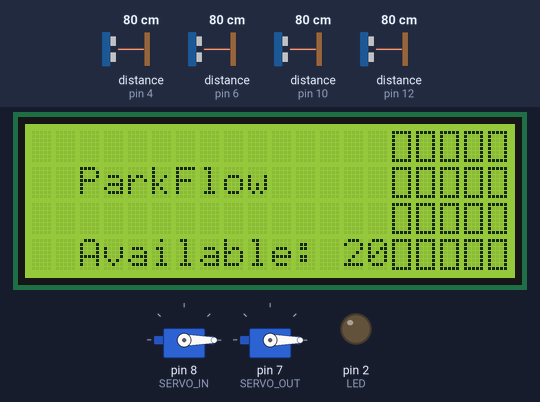
Bench run of a sketch on a simulated Arduino Uno, built with avr-gcc and run on an emulated ATmega328P. Parts: 2 × servo, 20×4 character LCD, output pins drawn as LEDs (lit = HIGH). Wiring (inferred from the names in the program): 2 × ultrasonic range finder: trigger pin 3, echo pin 4 / trigger pin 9, echo pin 10. Inputs (shaded band) come from the test bench; at power-on: distance to the obstacle (sensors on pin 10, pin 4, pin 6, pin 12) 80 cm. The echo pulse lasts 58.3 µs per cm; pins used as bus, display or sensor lines are not drawn.

Above: at 1.3 s.
1.4 s: distance to the obstacle (sensor on pin 10) set to 33 cm
2.9 s: distance to the obstacle (sensor on pin 10) set to 27 cm
At 3.8 s:
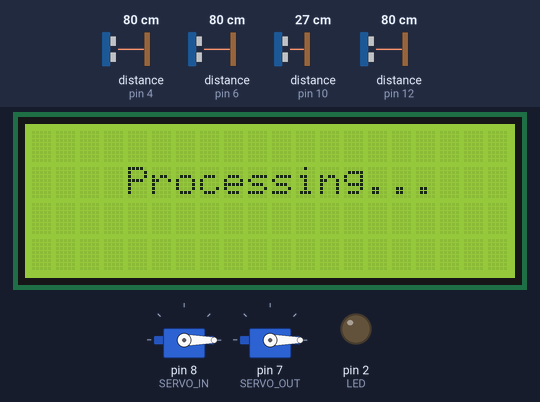
At 5.4 s:
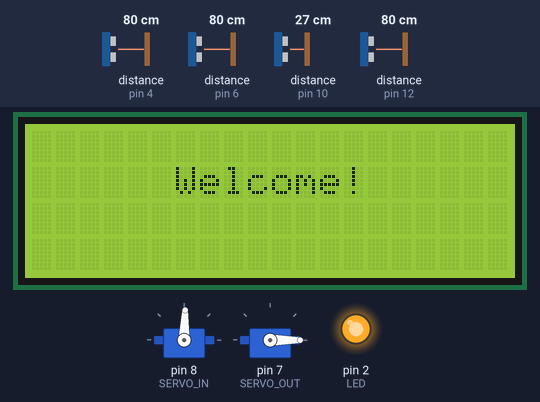
5.9 s: distance to the obstacle (sensor on pin 4) set to 32 cm
7.4 s: distance to the obstacle (sensor on pin 4) set to 28 cm
At 9.1 s:
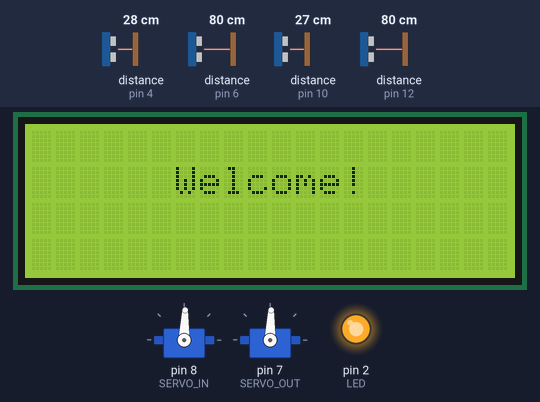
At 10.9 s:
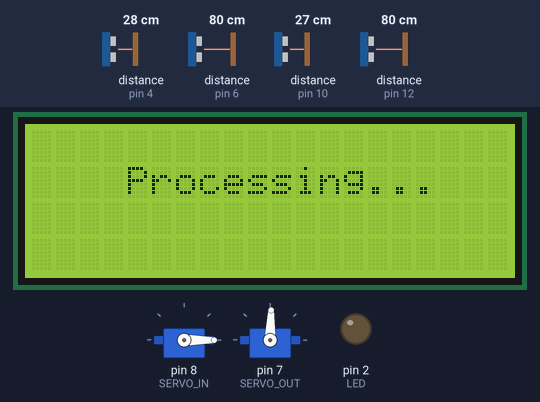
12.9 s: distance to the obstacle (sensor on pin 4) set to 35 cm
14.4 s: distance to the obstacle (sensor on pin 4) set to 120 cm
Timing chart, 0 to 18.4 s (numbered marks = the images above; inputs shaded):
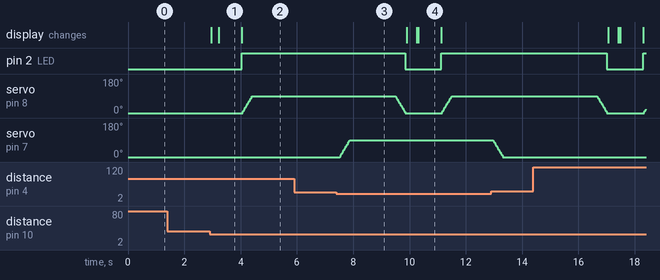

The sketch:

cleaned_up.ino
```cpp
#include <Wire.h>
#include <LiquidCrystal_I2C.h>
#include <string.h>
#include <Servo.h>

// Sensor pins
#define TRIGPIN_OUT_1 3
#define ECHOPIN_OUT_1 4
#define TRIGPIN_OUT_2 5
#define ECHOPIN_OUT_2 6
#define TRIGPIN_IN_1 9
#define ECHOPIN_IN_1 10
#define TRIGPIN_IN_2 11
#define ECHOPIN_IN_2 12

// Servo pins
#define SERVO_IN 8
#define SERVO_OUT 7

// Max space & LED
#define MAX_LOTS 20
#define LED 2

enum ParkingState {
  Idle,
  Active,
};

// Global Variables
ParkingState state_in = Idle;
ParkingState state_out = Idle;
LiquidCrystal_I2C lcd(0x27, 20, 4);

Servo servo_in;
Servo servo_out;

int curr_available = MAX_LOTS;
unsigned long entryTimeout = 0;
unsigned long exitTimeout = 0;

byte occupied[] = { B11111, B11111, B11111, B11111, B11111, B11111, B11111, B11111 };
byte empty[] = { B11111, B10001, B10001, B10001, B10001, B10001, B10001, B11111 };

void setup() {
  Serial.begin(115200);

  // Setup Servos
  servo_in.attach(SERVO_IN);
  servo_in.write(0);
  servo_out.attach(SERVO_OUT);
  servo_out.write(0);

  // Setup LCD
  lcd.init();
  lcd.clear();
  lcd.backlight();
  lcd.createChar(0, occupied);
  lcd.createChar(1, empty);
  printParking(MAX_LOTS - curr_available);

  // Setup Pins
  pinMode(TRIGPIN_IN_1, OUTPUT);
  pinMode(ECHOPIN_IN_1, INPUT);
  pinMode(TRIGPIN_IN_2, OUTPUT);
  pinMode(ECHOPIN_IN_2, INPUT);

  pinMode(TRIGPIN_OUT_1, OUTPUT);
  pinMode(ECHOPIN_OUT_1, INPUT);
  pinMode(TRIGPIN_OUT_2, OUTPUT);
  pinMode(ECHOPIN_OUT_2, INPUT);

  pinMode(LED, OUTPUT);
}

void loop() {
  handleEntry();
  handleExit();
}

// --- CORE LOGIC ---

void handleEntry() {
  switch (state_in) {
    case Idle:
      // If there is space and a car arrives at the entry gate
      if (curr_available > 0 && checkCar(TRIGPIN_IN_1, ECHOPIN_IN_1)) {
        state_in = Active;

        // Standalone simulation of processing/validation
        printProcessing();
        delay(800);
        textValid();

        digitalWrite(LED, HIGH);
        raiseBar(servo_in);
        entryTimeout = millis(); // Start timeout timer
      }
      // If the lot is full and a car arrives (Optional feedback)
      else if (curr_available == 0 && checkCar(TRIGPIN_IN_1, ECHOPIN_IN_1)) {
         textInvalid(); // Shows Invalid/Full
         delay(2000);
         printParking(MAX_LOTS - curr_available);
      }
      break;

    case Active:
      // If car passes through to the inside (Hits IN_2, clears IN_1)
      if (checkCar(TRIGPIN_IN_2, ECHOPIN_IN_2) && !checkCar(TRIGPIN_IN_1, ECHOPIN_IN_1)) {
        closeBar(servo_in);
        digitalWrite(LED, LOW);
        curr_available--;
        state_in = Idle;
        printParking(MAX_LOTS - curr_available);
      }
      // If car backs away or takes too long (5 second timeout)
      else if (millis() - entryTimeout > 5000) {
        closeBar(servo_in);
        digitalWrite(LED, LOW);
        state_in = Idle;
        printParking(MAX_LOTS - curr_available);
      }
      break;
  }
}

void handleExit() {
  switch (state_out) {
    case Idle:
      // Car approaches the exit gate
      if (checkCar(TRIGPIN_OUT_1, ECHOPIN_OUT_1)) {
        state_out = Active;
        raiseBar(servo_out);
        exitTimeout = millis(); // Start timeout timer
      }
      break;

    case Active:
      // Car leaves completely (Hits OUT_2, clears OUT_1)
      if (checkCar(TRIGPIN_OUT_2, ECHOPIN_OUT_2) && !checkCar(TRIGPIN_OUT_1, ECHOPIN_OUT_1)) {
        closeBar(servo_out);
        if (curr_available < MAX_LOTS) {
          curr_available++;
        }
        state_out = Idle;
        printParking(MAX_LOTS - curr_available);
      }
      // If car backs away from exit (5 second timeout)
      else if (millis() - exitTimeout > 5000) {
        closeBar(servo_out);
        state_out = Idle;
      }
      break;
  }
}

// --- HELPER FUNCTIONS ---

// Returns distance in cm. Added timeout to pulseIn to prevent code freezing.
unsigned short getSensorDistance(int trigPin, int echoPin) {
  digitalWrite(trigPin, LOW);
  delayMicroseconds(2);
  digitalWrite(trigPin, HIGH);
  delayMicroseconds(5);
  digitalWrite(trigPin, LOW);

  // 30000us timeout prevents hanging if no echo is received
  long duration = pulseIn(echoPin, HIGH, 30000);
  if (duration == 0) return 999; // Return out-of-range if no ping back

  return ((duration / 2) / 29.1);
}

// Executes 5 scans. If 3 consecutive ones are < 30cm, car is confirmed.
bool checkCar(int trigPin1, int echoPin1) {
  int counter = 0;
  for (int i = 0; i < 5; i++) {
    if (getSensorDistance(trigPin1, echoPin1) < 30) {
      counter++;
    } else {
      counter = 0;
    }
    delay(10);
  }
  return (counter >= 3);
}

void raiseBar(Servo &servo) {
  for (int i = 0; i < 90; i += 2) {
    delay(8);
    servo.write(i);
  }
}

void closeBar(Servo &servo) {
  for (int i = 90; i >= 0; i -= 2) {
    delay(8);
    servo.write(i);
  }
}

// --- DISPLAY FUNCTIONS ---

void textValid() {
  lcd.clear();
  lcd.setCursor(6, 1);
  lcd.print("Welcome!");
}

void textInvalid() {
  lcd.clear();
  lcd.setCursor(6, 1);
  lcd.print("Invalid");
}

void printProcessing() {
  char str[] = "Processing...";
  int n = strlen(str);
  lcd.clear();
  lcd.setCursor(10 - (n / 2), 1);
  for (int i = 0; i < n; i++) {
    lcd.print(str[i]);
    delay(20); // Sped up slightly for Tinkercad
  }
}

void printParking(int occupiedSpaces) {
  int printed = 0;

  lcd.clear();
  lcd.setCursor(2, 1);
  lcd.print("ParkFlow");

  lcd.setCursor(7 - strlen("Available:") / 2, 3);
  lcd.print("Available: ");
  lcd.print(curr_available);

  // Draw the graphical blocks
  for (int i = 0; i < 4; i++) {
    for (int j = 15; j < 20; j++) {
      lcd.setCursor(j, i);
      if (printed < occupiedSpaces) {
        lcd.write(0);
        printed++;
      } else {
        lcd.write(1);
      }
    }
  }

  // Show full if 0 spaces
  if (curr_available == 0) {
    lcd.setCursor(16, 2);
    lcd.print("FULL");
  }
}
```

Measured:
- the behaviour switches between 31 and 30 cm on distance to the obstacle (sensor on pin 10) (found by bisection; images 0 and 1)
- the behaviour switches between 31 and 30 cm on distance to the obstacle (sensor on pin 4) (found by bisection; images 2 and 3)
- after the input at 1.4 s, every drawn part: stays the same
- after the input at 2.9 s, pin 2 (LED): LOW → HIGH after 1.1 s; servo on pin 8 (SERVO_IN): moves from 0° to 88° over 0.33 s, starting after 1.2 s; the display: first changes after 0.06 s (image 1 shows a later state)
- after the input at 5.9 s, every drawn part: stays the same
- after the input at 7.4 s, servo on pin 7 (SERVO_OUT): moves from 0° to 88° over 0.35 s, starting after 0.13 s
- what the display in image 1 shows lasts 0.8 s, from 3.2 s to 4.0 s
